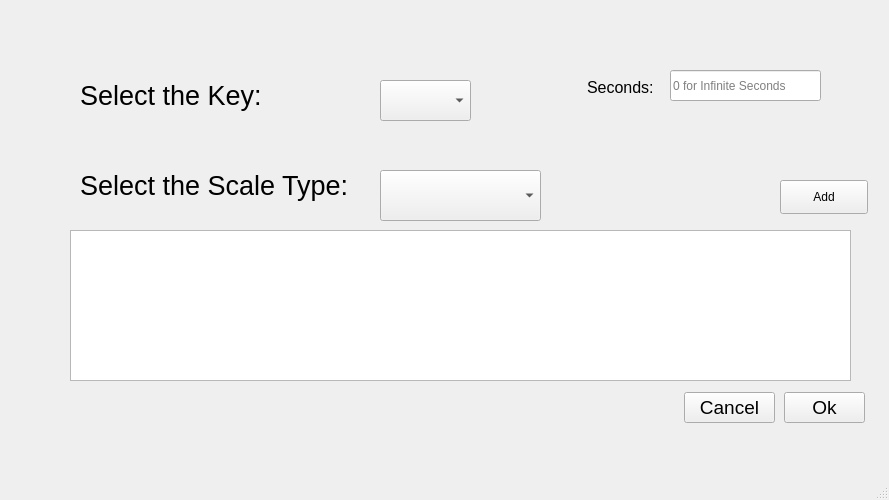
<?xml version="1.0" encoding="UTF-8"?>
<ui version="4.0">
 <class>NoteWindow</class>
 <widget class="QMainWindow" name="NoteWindow">
  <property name="geometry">
   <rect>
    <x>0</x>
    <y>0</y>
    <width>889</width>
    <height>500</height>
   </rect>
  </property>
  <property name="minimumSize">
   <size>
    <width>889</width>
    <height>500</height>
   </size>
  </property>
  <property name="maximumSize">
   <size>
    <width>889</width>
    <height>500</height>
   </size>
  </property>
  <property name="windowTitle">
   <string>MainWindow</string>
  </property>
  <widget class="QWidget" name="centralwidget">
   <property name="sizePolicy">
    <sizepolicy hsizetype="Fixed" vsizetype="Fixed">
     <horstretch>0</horstretch>
     <verstretch>0</verstretch>
    </sizepolicy>
   </property>
   <widget class="QPushButton" name="okButton">
    <property name="geometry">
     <rect>
      <x>784</x>
      <y>392</y>
      <width>81</width>
      <height>31</height>
     </rect>
    </property>
    <property name="font">
     <font>
      <pointsize>14</pointsize>
     </font>
    </property>
    <property name="text">
     <string>Ok</string>
    </property>
   </widget>
   <widget class="QPushButton" name="cancelButton">
    <property name="geometry">
     <rect>
      <x>684</x>
      <y>392</y>
      <width>91</width>
      <height>31</height>
     </rect>
    </property>
    <property name="font">
     <font>
      <pointsize>14</pointsize>
     </font>
    </property>
    <property name="text">
     <string>Cancel</string>
    </property>
   </widget>
   <widget class="QLabel" name="keyLabel">
    <property name="geometry">
     <rect>
      <x>80</x>
      <y>80</y>
      <width>241</width>
      <height>31</height>
     </rect>
    </property>
    <property name="font">
     <font>
      <pointsize>20</pointsize>
     </font>
    </property>
    <property name="text">
     <string>Select the Key:</string>
    </property>
   </widget>
   <widget class="QLabel" name="modeLabel">
    <property name="geometry">
     <rect>
      <x>80</x>
      <y>170</y>
      <width>291</width>
      <height>31</height>
     </rect>
    </property>
    <property name="font">
     <font>
      <pointsize>20</pointsize>
     </font>
    </property>
    <property name="text">
     <string>Select the Scale Type:</string>
    </property>
   </widget>
   <widget class="QComboBox" name="keyComboBox">
    <property name="geometry">
     <rect>
      <x>380</x>
      <y>80</y>
      <width>91</width>
      <height>41</height>
     </rect>
    </property>
    <property name="font">
     <font>
      <pointsize>16</pointsize>
     </font>
    </property>
   </widget>
   <widget class="QComboBox" name="modeComboBox">
    <property name="geometry">
     <rect>
      <x>380</x>
      <y>170</y>
      <width>161</width>
      <height>51</height>
     </rect>
    </property>
    <property name="font">
     <font>
      <pointsize>16</pointsize>
     </font>
    </property>
   </widget>
   <widget class="QLabel" name="secondsLabel">
    <property name="geometry">
     <rect>
      <x>587</x>
      <y>77</y>
      <width>71</width>
      <height>21</height>
     </rect>
    </property>
    <property name="font">
     <font>
      <pointsize>12</pointsize>
     </font>
    </property>
    <property name="text">
     <string>Seconds:</string>
    </property>
   </widget>
   <widget class="QLineEdit" name="secondsInput">
    <property name="geometry">
     <rect>
      <x>670</x>
      <y>70</y>
      <width>151</width>
      <height>31</height>
     </rect>
    </property>
    <property name="placeholderText">
     <string>0 for Infinite Seconds</string>
    </property>
   </widget>
   <widget class="QListWidget" name="scaleList">
    <property name="geometry">
     <rect>
      <x>70</x>
      <y>230</y>
      <width>781</width>
      <height>151</height>
     </rect>
    </property>
   </widget>
   <widget class="QPushButton" name="addButton">
    <property name="geometry">
     <rect>
      <x>780</x>
      <y>180</y>
      <width>88</width>
      <height>34</height>
     </rect>
    </property>
    <property name="text">
     <string>Add</string>
    </property>
   </widget>
  </widget>
  <widget class="QMenuBar" name="menubar">
   <property name="geometry">
    <rect>
     <x>0</x>
     <y>0</y>
     <width>889</width>
     <height>30</height>
    </rect>
   </property>
  </widget>
  <widget class="QStatusBar" name="statusbar"/>
 </widget>
 <resources/>
 <connections/>
</ui>
